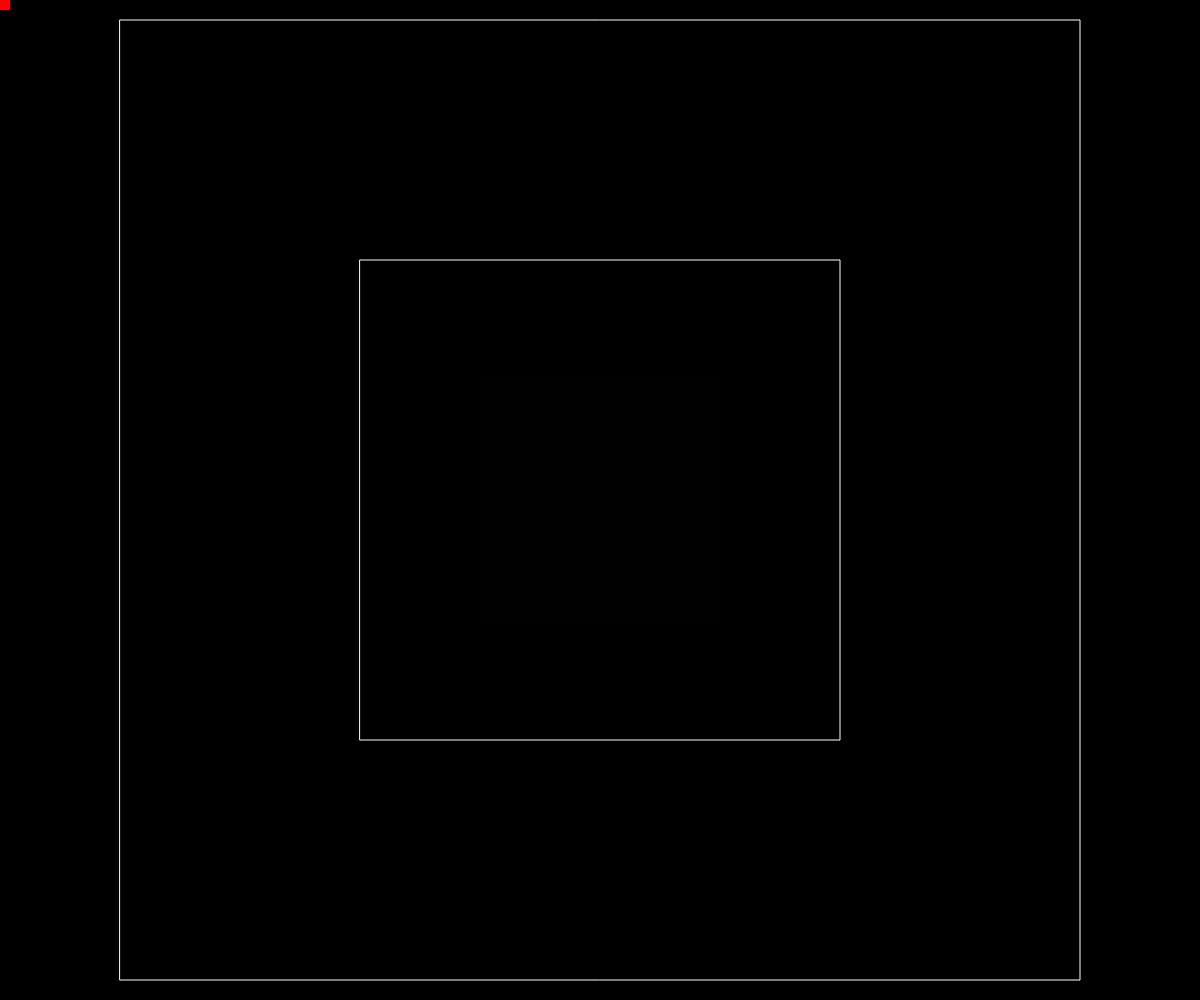
Frame 1 (no input)
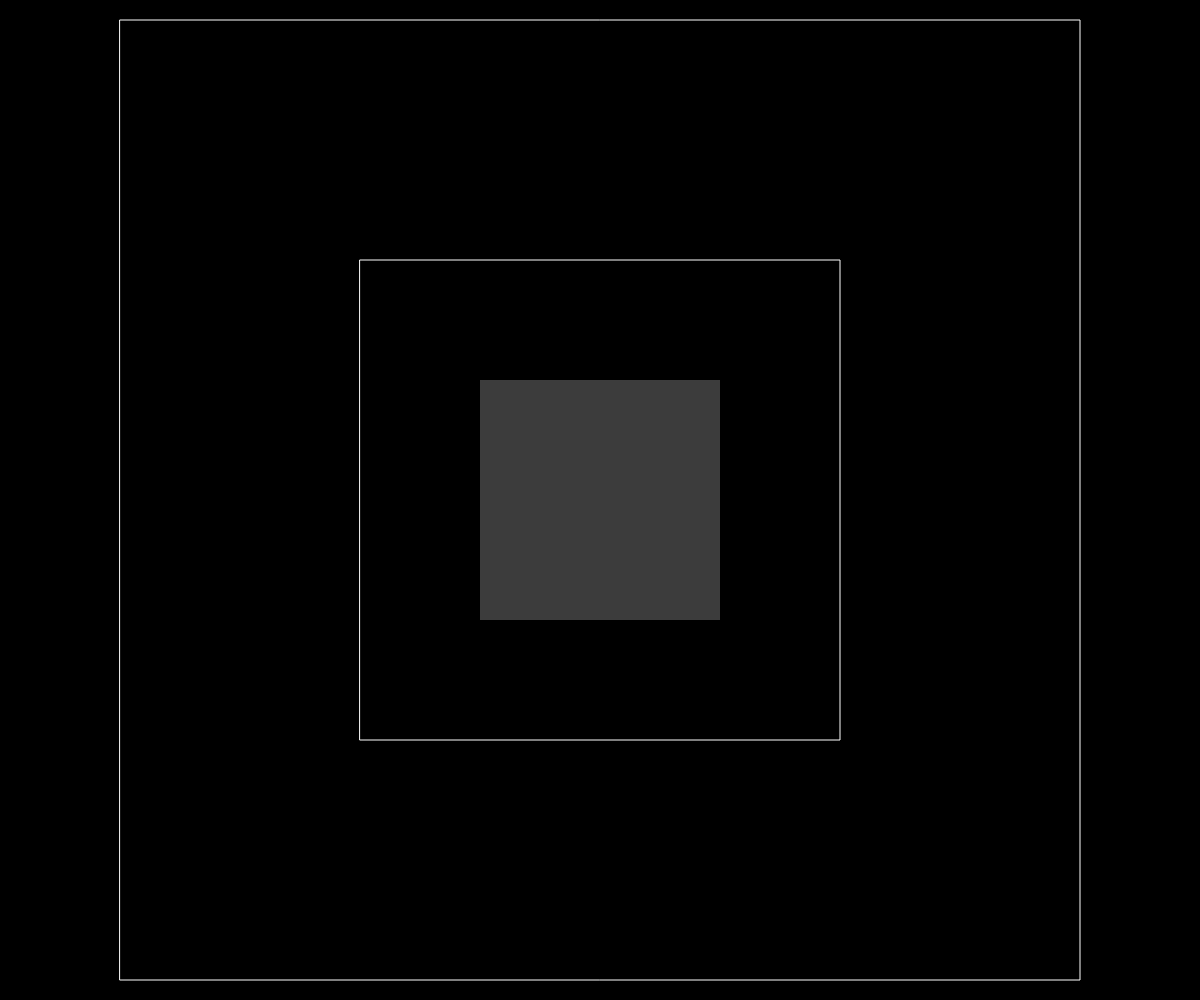
Frame 60 (no input)
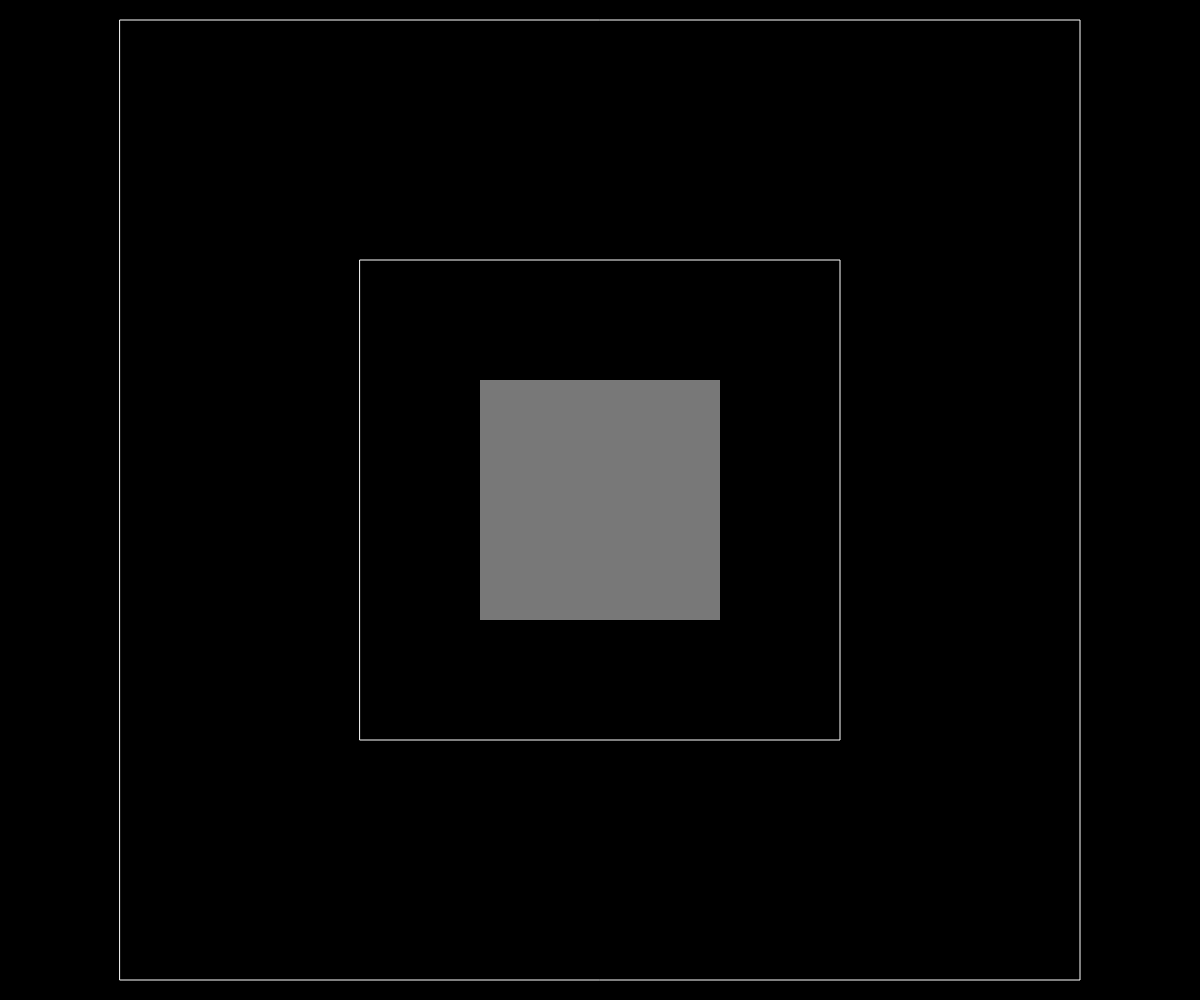
Frame 120 (the mouse pressed at the canvas centre since frame 60)

The p5.js sketch that drew these frames (run headless with seeded random() and noise() and a simulated clock; from frame 60 on, the mouse is pressed at the canvas centre):

// p5.js sketch
// ── sketch.js
let a = 0;
let aspeed = 1;
let adir = 1;
let follow = true;
let approaching = false;
let _approaching = false;
let _d = 0;

let dirs = [];
let avg_dir = 0;

let d = 0;
let ds = [];
let avg_d = 0;

let stopped = true;
let _stopped = false;
let _started = false;
let _turned = false;
let _changed = false;

let manual = false;

function setup() {
  createCanvas(windowWidth, windowHeight);
  cx = width / 2;
  cy = height / 2;
  sz = width / 5;
  frameRate(30);
  background(0);

  rectMode(CENTER);
}

function draw() {
  background(0);
  a += aspeed * adir;
  a = constrain(a, 0, 255);
  if (a <= 0 || a >= 255) adir *= -1;

  fill(255, a);
  noStroke();
  rect(cx, cy, sz);

  noFill();
  stroke(255);
  rect(cx, cy, sz * 2);
  rect(cx, cy, sz * 4);

  let d = dist(mouseX, mouseY, pmouseX, pmouseY);
  // Update
  ds.push(d);
  if (ds.length > 10) ds.shift();

  // New now average
  let d_sum = 0;
  for (let d of ds) d_sum += d;
  avg_d = d_sum / ds.length;

  stopped = avg_d == 0;

  if (stopped) {
    if (_stopped) {
      _stopped_ = false;
    } else {
      _stopped = true;
      _stopped_ = true;
    }
  } else if (_stopped) {
    _started = true;
    _stopped = false;
  } else {
    _started = false;
  }

  if (approaching != _approaching) {
    _turned = true;
    _approaching = approaching;
  } else {
    _turned = false;
  }

  _changed = _stopped_ || _started || _turned;

  //console.log('stopped?', stopped, '_started?', _started, '_stopped?', _stopped);

  if(_changed) console.log("changed", _changed, frameCount);

  if (_changed) {
    // Go into manual mode, 20% of the time
    manual = random(1) > 0.9; // Need to debounce _changed
    //console.log("manual", manual);
    if (manual) {
      t += 0.01;
      let th = map(noise(t), 0, 1, 0.8, 0.95);
      //if (random(1) > 0.5) {
      aspeed = 60;
      //console.log("interrupt", aspeed);
      //}
    }
    fill('red');
    noStroke();
    rect(mouseX, mouseY, 20, 20);
  }
  
}

let t = 0;
function mouseMoved() {
  if (stopped || manual) return;

  let d = dist(mouseX, mouseY, cx, cy);
  let dir = _d - d;

  dirs.push(dir);
  if (dirs.length > 30) dirs.shift();
  let sum = 0;
  for (let dir of dirs) sum += dir;
  avg_dir = sum / dirs.length;

  approaching = avg_dir >= 0;

  aspeed = 500 / (d - sz / 2);
  //console.log('move', aspeed);

  _d = d;
}
